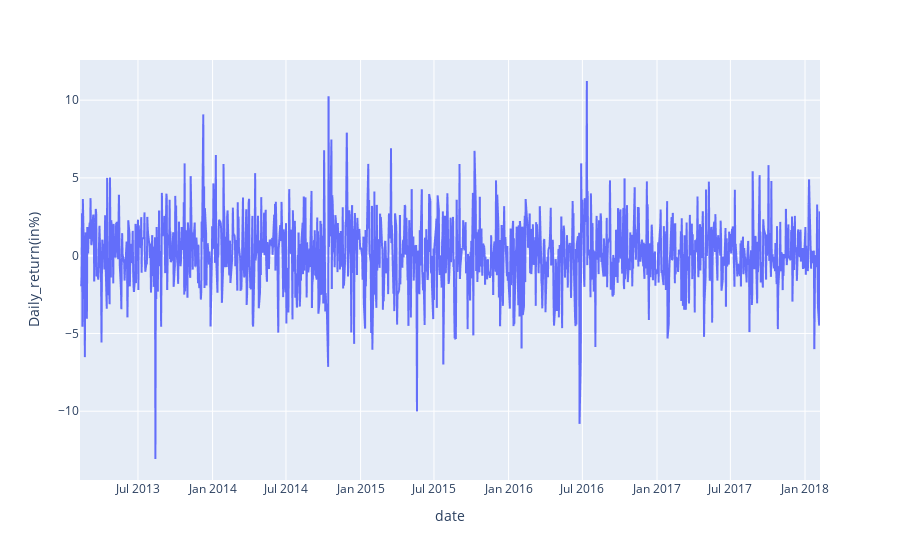

Here is the notebook cell this chart was saved with:
### Code cell
px.line(apple_data, x = "date", y = "Daily_return(in%)")

### Figure 1 — Plotly figure (JSON) as saved in the notebook; plotly's stock layout.template omitted (floating-point values rounded to 4 significant figures; data arrays with more than 128 entries replaced by an {"elided": "..."} marker saying what was removed)
{"data": [{"hovertemplate": "date=%{x}<br>Daily_return(in%)=%{y}<extra></extra>", "legendgroup": "", "line": {"color": "#636efa", "dash": "solid"}, "marker": {"symbol": "circle"}, "mode": "lines", "name": "", "showlegend": false, "type": "scattergl", "x": {"elided": "1259 str values"}, "xaxis": "x", "y": {"elided": "1259 float values"}, "yaxis": "y"}], "layout": {"legend": {"tracegroupgap": 0}, "margin": {"t": 60}, "xaxis": {"anchor": "y", "domain": [0, 1], "title": {"text": "date"}}, "yaxis": {"anchor": "x", "domain": [0, 1], "title": {"text": "Daily_return(in%)"}}}}
